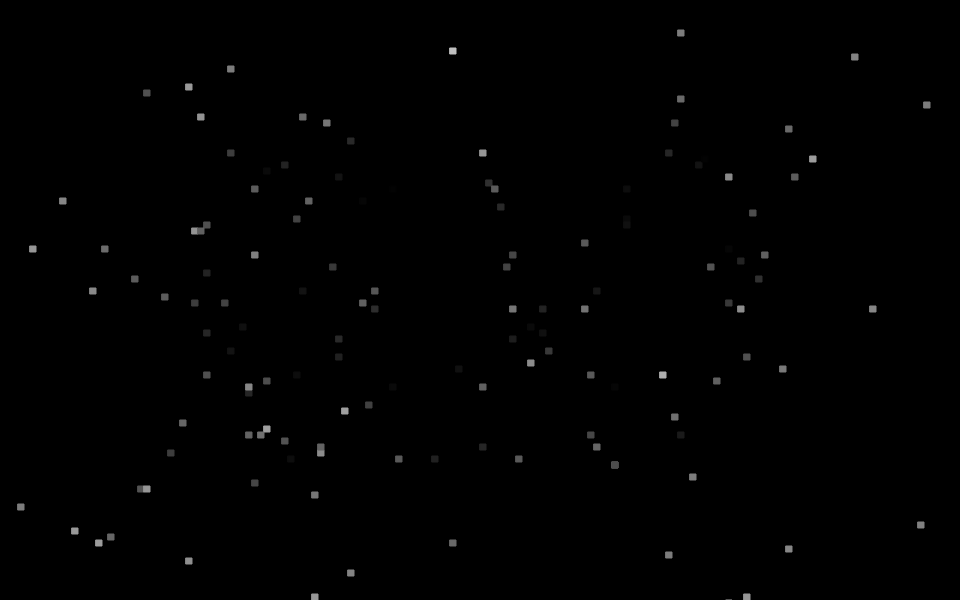
Frame 1 (no input)
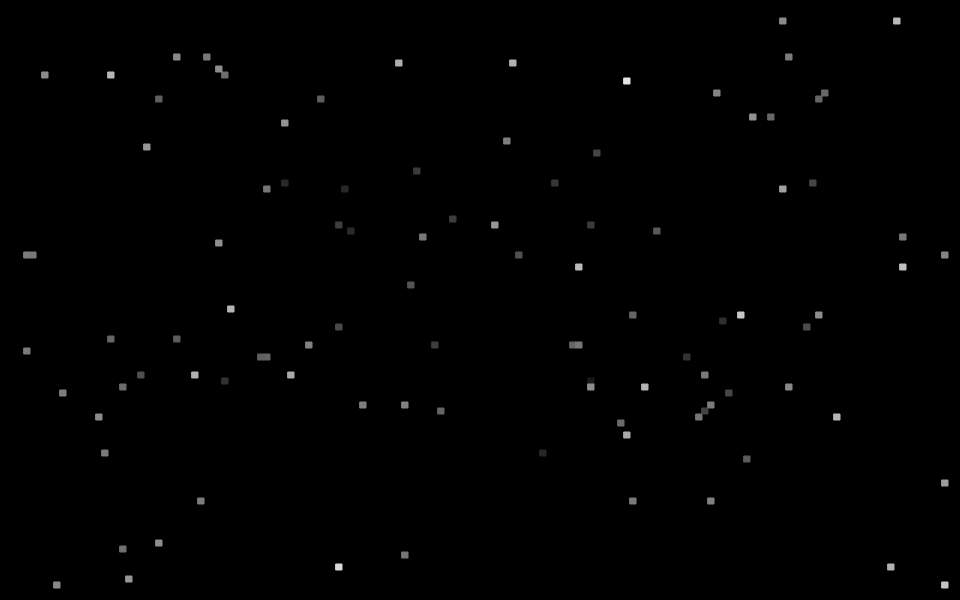
Frame 60 (no input)
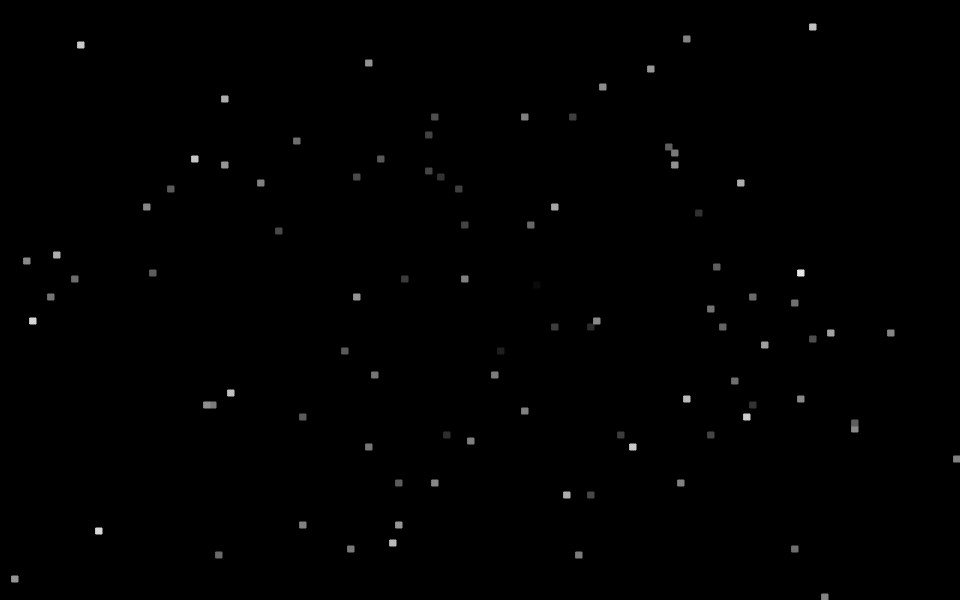
Frame 120 (the mouse pressed at the canvas centre since frame 60)

The p5.js sketch that drew these frames (run headless with seeded random() and noise() and a simulated clock; from frame 60 on, the mouse is pressed at the canvas centre):

// p5.js sketch
// ── sketch.js
var UPSAMPLE_FACTOR = 6;

var WIDTH = 160;
var HEIGHT = 100;

var STAR_RANGE_FACTOR = 20;
var STAR_RANGE_X = WIDTH * STAR_RANGE_FACTOR;
var STAR_RANGE_Y = HEIGHT * STAR_RANGE_FACTOR;
var STAR_RANGE_Z = 80;

var MAX_PLANES = 3;

var MAX_STARS = 200;
var BASE_SPEED = 0.45;

var BASE_COLOR_INTENSITY = 0;
var MAX_COLOR_INTENSITY = 255;

var g_Stars = [];

function rand_range(start, end) {
    return Math.floor(Math.random() * (end - start + 1) + start);
}

function rand_int(i) {
    return rand_range(0, i);
}

function pixel(x, y) {
    rect(x * UPSAMPLE_FACTOR, y * UPSAMPLE_FACTOR, UPSAMPLE_FACTOR, UPSAMPLE_FACTOR);
}

function gen_star() {
    return { "x": rand_range(-STAR_RANGE_X, STAR_RANGE_X),
        "y": rand_range(-STAR_RANGE_Y, STAR_RANGE_Y),
        "z": rand_range(0.1, STAR_RANGE_Z),
        "speed_class" : rand_int(MAX_PLANES) };
}

function setup() {
    createCanvas(WIDTH * UPSAMPLE_FACTOR, HEIGHT * UPSAMPLE_FACTOR);
    background(0);

    var i;
    for (i = 0; i < MAX_STARS; ++i) {
        var s = gen_star();
        g_Stars.push(s);
    }
}

function draw() {
    background(0);
    var i;
    for (i = 0; i < MAX_STARS; ++i) {
        var color = BASE_COLOR_INTENSITY +
            ((MAX_COLOR_INTENSITY - BASE_COLOR_INTENSITY) / STAR_RANGE_Z) * (STAR_RANGE_Z - g_Stars[i].z);
        stroke(color);
        fill(color);
        var x = round(g_Stars[i].x / g_Stars[i].z) + WIDTH / 2;
        var y = round(g_Stars[i].y / g_Stars[i].z) + HEIGHT / 2;
        pixel(x, y);

        g_Stars[i].z -= BASE_SPEED * (g_Stars[i].speed_class + 1);
        if (g_Stars[i].z <= 0) {
            g_Stars[i] = gen_star();
        }
    }
}
